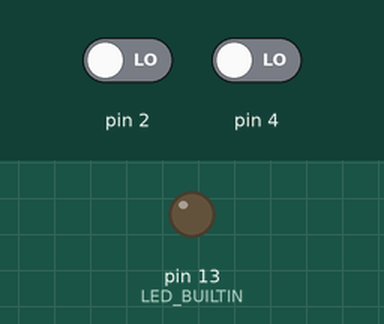
Recording of a sketch running on a simulated Arduino Uno, built with avr-gcc and run on an emulated ATmega328P. Shown: output pins drawn as LEDs (lit = HIGH). The inputs (shaded band) are chosen by the test bench; at power-on: pin 2 LOW, pin 4 LOW.

Above: at 1.2 s.
1.3 s: pin 2 driven HIGH
At 2.5 s:
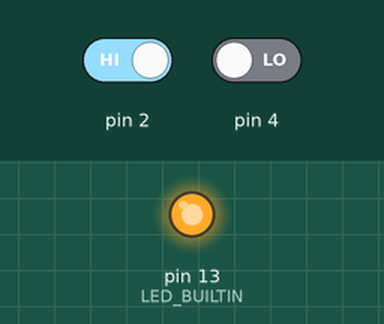
2.8 s: pin 2 driven LOW
At 3.9 s:
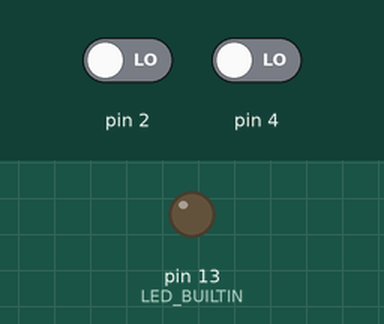
4.3 s: pin 4 driven HIGH
At 5.0 s:
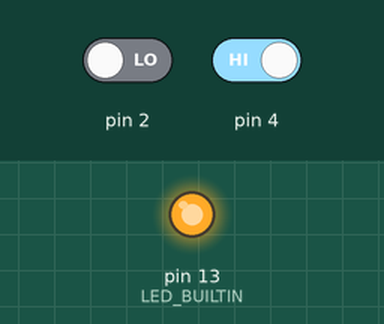
Timing chart, 0 to 7.3 s (numbered marks = the images above; inputs shaded):
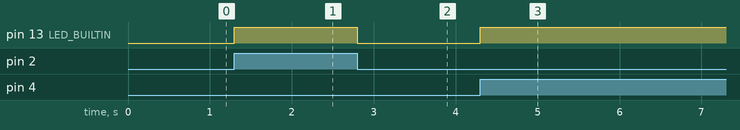

The sketch:

Arduino_con_2_pulsadores.ino
```cpp
void setup()
{
  pinMode(2, INPUT);
  pinMode(4, INPUT);
  pinMode(LED_BUILTIN, OUTPUT);
}

void loop()
{
  int bt1 = digitalRead(2);
  int bt2 = digitalRead(4);

  if (bt1 == HIGH || bt2 == HIGH) {
    digitalWrite(LED_BUILTIN, HIGH);
  } else {
    digitalWrite(LED_BUILTIN, LOW);
  }
}
```

Measured:
- after the input at 1.3 s, pin 13 (LED_BUILTIN): LOW → HIGH at once
- after the input at 2.8 s, pin 13 (LED_BUILTIN): HIGH → LOW at once
- after the input at 4.3 s, pin 13 (LED_BUILTIN): LOW → HIGH at once
